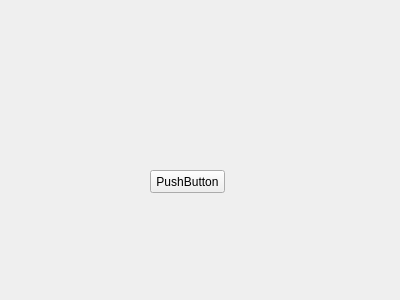
<?xml version="1.0" encoding="UTF-8"?>
<ui version="4.0">
 <class>Form</class>
 <widget class="QWidget" name="Form">
  <property name="geometry">
   <rect>
    <x>0</x>
    <y>0</y>
    <width>400</width>
    <height>300</height>
   </rect>
  </property>
  <property name="windowTitle">
   <string>Form</string>
  </property>
  <widget class="QPushButton" name="pushButton">
   <property name="geometry">
    <rect>
     <x>150</x>
     <y>170</y>
     <width>75</width>
     <height>23</height>
    </rect>
   </property>
   <property name="text">
    <string>PushButton</string>
   </property>
  </widget>
 </widget>
 <resources/>
 <connections/>
</ui>
